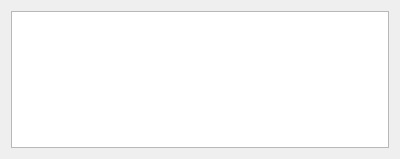
<?xml version="1.0" encoding="UTF-8"?>
<ui version="4.0">
 <class>ImageListWidgetUi</class>
 <widget class="QWidget" name="ImageListWidgetUi">
  <property name="geometry">
   <rect>
    <x>0</x>
    <y>0</y>
    <width>400</width>
    <height>159</height>
   </rect>
  </property>
  <property name="windowTitle">
   <string>ImageListWidget</string>
  </property>
  <layout class="QGridLayout" name="gridLayout">
   <item row="0" column="0">
    <widget class="QListWidget" name="m_ImageListWidget"/>
   </item>
  </layout>
 </widget>
 <resources/>
 <connections/>
</ui>
